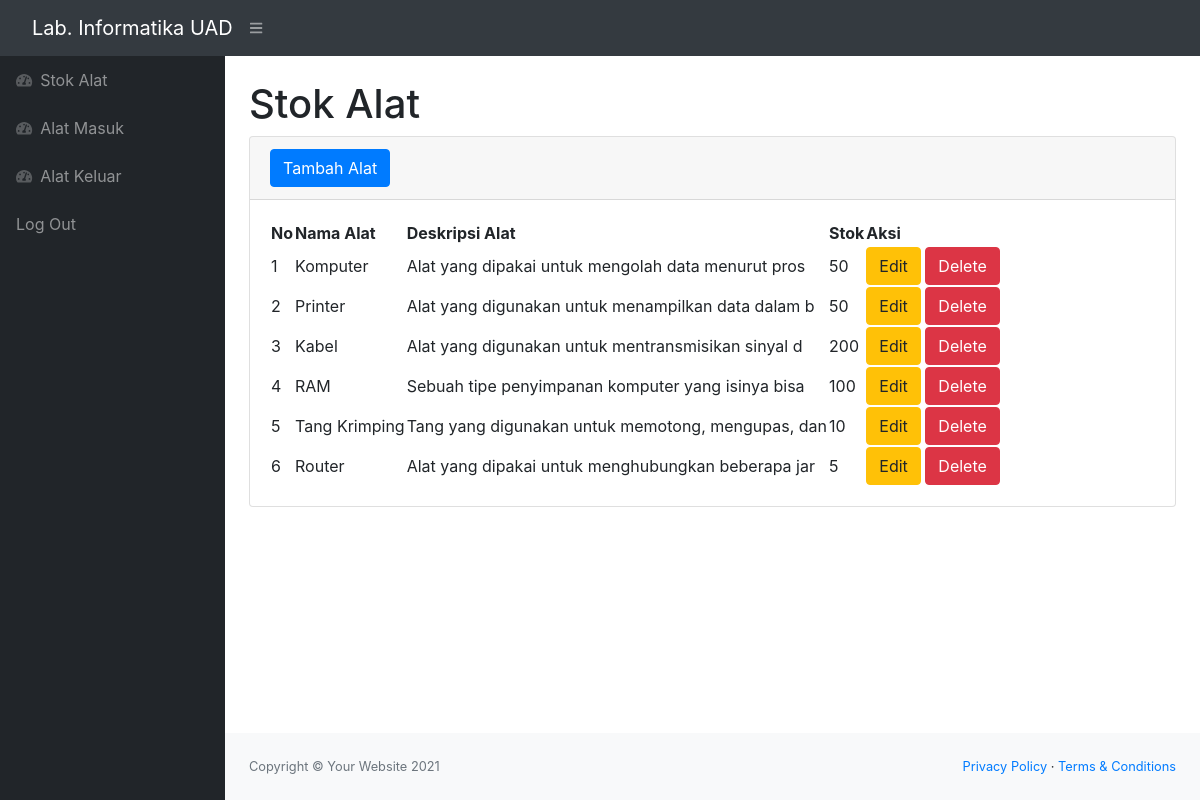
Screenshot of /index.php (signed in) with the database file from the repository.
### tables this page shows
CREATE TABLE `stok` (
  `idbarang` int(11) NOT NULL,
  `namabarang` varchar(50) NOT NULL,
  `deskripsi` varchar(50) NOT NULL,
  `stok` int(11) NOT NULL
);

### index.php (the view, shortened to what this page needs)
<?php
 require 'function.php';
?>
<!DOCTYPE html>
<html lang="en">
    <head>
        <link href="https://cdn.jsdelivr.net/npm/simple-datatables@latest/dist/style.css" rel="stylesheet" />
        <link href="css/styles.css" rel="stylesheet" />
    </head>
    <body class="sb-nav-fixed">
        <nav class="sb-topnav navbar navbar-expand navbar-dark bg-dark">
            <a class="navbar-brand ps-3" href="index.php">Lab. Informatika UAD</a>
            <button class="btn btn-link btn-sm order-1 order-lg-0 me-4 me-lg-0" id="sidebarToggle" href="#!"><i class="fas fa-bars"></i></button>
        </nav>
        <div id="layoutSidenav">
            <div id="layoutSidenav_nav">
                <nav class="sb-sidenav accordion sb-sidenav-dark" id="sidenavAccordion">
                    <div class="sb-sidenav-menu">
                        <div class="nav">
                            <a class="nav-link" href="index.php">
                                <div class="sb-nav-link-icon"><i class="fas fa-tachometer-alt"></i></div>
                                Stok Alat
                            </a>
                            <a class="nav-link" href="masuk.php">
                                <div class="sb-nav-link-icon"><i class="fas fa-tachometer-alt"></i></div>
                                Alat Masuk
                            </a>
                            <a class="nav-link" href="keluar.php">
                                <div class="sb-nav-link-icon"><i class="fas fa-tachometer-alt"></i></div>
                                Alat Keluar
                            </a>
                            <a class="nav-link" href="logout.php">
                                Log Out
                            </a>
                        </div>
                    </div>
                </nav>
            </div>
            <div id="layoutSidenav_content">
                <main>
                    <div class="container-fluid px-4">
                        <h1 class="mt-4">Stok Alat</h1>
                        <div class="card mb-4">
                            <div class="card-header">
                                    <button type="button" class="btn btn-primary" data-toggle="modal" data-target="#myModal">
                                        Tambah Alat
                                    </button>
                            </div>
                            <div class="card-body">
                                <table id="datatablesSimple">
                                    <thead>
                                        <tr>
                                            <th>No</th>
                                            <th>Nama Alat</th>
                                            <th>Deskripsi Alat</th>
                                            <th>Stok</th>
                                            <th>Aksi</th>
                                        </tr>
                                    </thead>
                                    <tbody>
                                        <?php
                                            $ambilsemuadatastok = mysqli_query($conn, "select * from stok");
                                            $i = 1;
                                            while($data = mysqli_fetch_array($ambilsemuadatastok)){
                                                $namabarang = $data['namabarang'];
                                                $deskripsi = $data['deskripsi'];
                                                $stok = $data['stok'];
                                                $idb = $data['idbarang'];
                                        ?>
                                        <tr>
                                            <td><?=$i++;?></td>
                                            <td><?=$namabarang;?></td>
                                            <td><?=$deskripsi;?></td>
                                            <td><?=$stok;?></td>
                                            <td>
                                                <button type="button" class="btn btn-warning" data-toggle="modal" data-target="#edit<?=$idb;?>">
                                                    Edit
                                                </button>
                                                <button type="button" class="btn btn-danger" data-toggle="modal" data-target="#delete<?=$idb;?>">
                                                    Delete
                                                </button>
                                            </td>
                                        </tr>
                                        <?php
                                            };
                                        ?>
                                    </tbody>
                                </table>
                            </div>
                        </div>
                    </div>
                </main>
                <footer class="py-4 bg-light mt-auto">
                    <div class="container-fluid px-4">
                        <div class="d-flex align-items-center justify-content-between small">
                            <div class="text-muted">Copyright &copy; Your Website 2021</div>
                            <div>
                                <a href="#">Privacy Policy</a>
                                &middot;
                                <a href="#">Terms &amp; Conditions</a>
                            </div>
                        </div>
                    </div>
                </footer>
            </div>
        </div>
    </body>
    <link rel="stylesheet" href="https://maxcdn.bootstrapcdn.com/bootstrap/4.5.2/css/bootstrap.min.css">
</html>

### rows the page displays
stok: namabarang "Komputer", deskripsi "Alat yang dipakai untuk mengolah data menurut pros", stok "50"
stok: namabarang "Printer", deskripsi "Alat yang digunakan untuk menampilkan data dalam b", stok "50"
stok: namabarang "Kabel", deskripsi "Alat yang digunakan untuk mentransmisikan sinyal d", stok "200"
stok: namabarang "RAM", deskripsi "Sebuah tipe penyimpanan komputer yang isinya bisa", stok "100"
stok: namabarang "Tang Krimping", deskripsi "Tang yang digunakan untuk memotong, mengupas, dan", stok "10"
stok: namabarang "Router", deskripsi "Alat yang dipakai untuk menghubungkan beberapa jar", stok "5"
